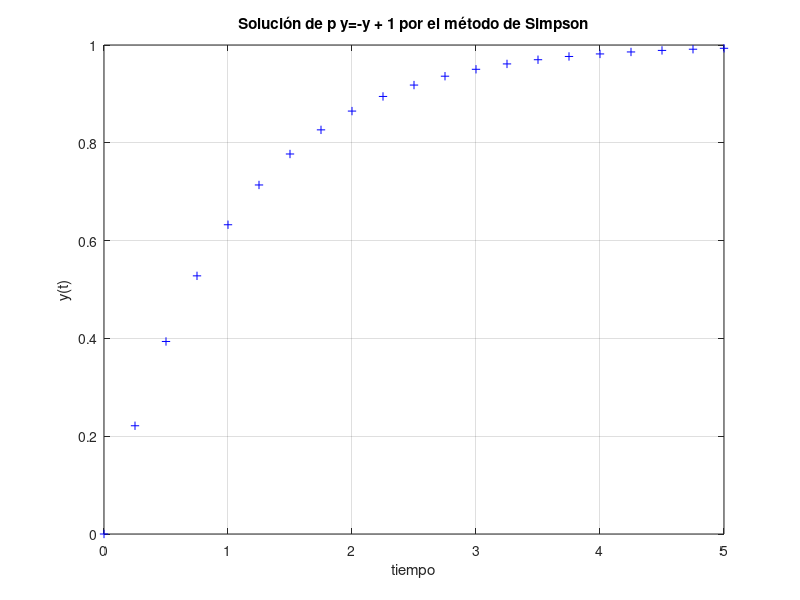

This chart was generated by the following MATLAB code:
%Ejemplo 4.1
%Solución de una ecuación diferencial utilizando
%el método de Simpson (Runge-kuta de 3er orden)
% Ecuacion de ejemplo: p y = f(y,t) = -y + 1
clear
%Definir una ecuacion diferencial a resolver
f = inline('-y+1', 'y', 't');
%
%Condición inicial y tiempos
yo = 0; to = 0; dt = 0.25; tu = 5;
y(1)=yo; t(1) = to;
n=0;
%Solución numérica
while t(n+1) < tu
  n=n+1;
  k1=dt*f(y(n), t(n));
  k2=dt*f(y(n) + k1/2, t(n) + dt/2);
  k3= dt*f(y(n) - k1+2*k2, t(n)+ dt);
  y(n+1) = y(n) + (k1+4*k2+k3) / 6;
  t(n+1) = t(n) +dt;
end
%graficar la solución
plot(t,y,'+b')
grid on
title('Solución de p y=-y + 1 por el método de Simpson')
xlabel('tiempo'),ylabel('y(t)')
